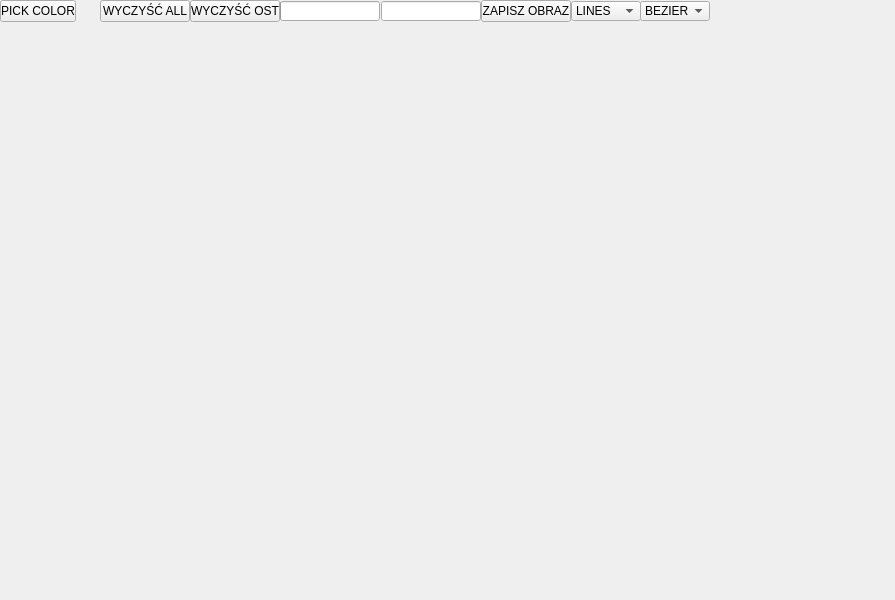
<?xml version="1.0" encoding="UTF-8"?>
<ui version="4.0">
 <class>Screen</class>
 <widget class="QWidget" name="Screen">
  <property name="geometry">
   <rect>
    <x>0</x>
    <y>0</y>
    <width>895</width>
    <height>600</height>
   </rect>
  </property>
  <property name="windowTitle">
   <string notr="true">PaintObjects</string>
  </property>
  <widget class="QPushButton" name="clearAll">
   <property name="geometry">
    <rect>
     <x>100</x>
     <y>0</y>
     <width>90</width>
     <height>22</height>
    </rect>
   </property>
   <property name="text">
    <string>WYCZYŚĆ ALL</string>
   </property>
  </widget>
  <widget class="QPushButton" name="clearLst">
   <property name="geometry">
    <rect>
     <x>190</x>
     <y>0</y>
     <width>90</width>
     <height>22</height>
    </rect>
   </property>
   <property name="text">
    <string>WYCZYŚĆ OST</string>
   </property>
  </widget>
  <widget class="QProgressBar" name="progressBar">
   <property name="geometry">
    <rect>
     <x>280</x>
     <y>1</y>
     <width>100</width>
     <height>20</height>
    </rect>
   </property>
   <property name="autoFillBackground">
    <bool>false</bool>
   </property>
   <property name="value">
    <number>0</number>
   </property>
   <property name="textVisible">
    <bool>false</bool>
   </property>
   <property name="orientation">
    <enum>Qt::Horizontal</enum>
   </property>
   <property name="invertedAppearance">
    <bool>false</bool>
   </property>
   <property name="textDirection">
    <enum>QProgressBar::TopToBottom</enum>
   </property>
  </widget>
  <widget class="QLineEdit" name="lineEdit">
   <property name="geometry">
    <rect>
     <x>381</x>
     <y>1</y>
     <width>100</width>
     <height>20</height>
    </rect>
   </property>
   <property name="cursor">
    <cursorShape>ArrowCursor</cursorShape>
   </property>
   <property name="mouseTracking">
    <bool>false</bool>
   </property>
   <property name="inputMask">
    <string/>
   </property>
   <property name="maxLength">
    <number>100</number>
   </property>
   <property name="placeholderText">
    <string notr="true"/>
   </property>
   <property name="clearButtonEnabled">
    <bool>false</bool>
   </property>
  </widget>
  <widget class="QPushButton" name="saveFile">
   <property name="geometry">
    <rect>
     <x>481</x>
     <y>0</y>
     <width>90</width>
     <height>22</height>
    </rect>
   </property>
   <property name="text">
    <string>ZAPISZ OBRAZ</string>
   </property>
  </widget>
  <widget class="QComboBox" name="comboBox">
   <property name="geometry">
    <rect>
     <x>571</x>
     <y>1</y>
     <width>70</width>
     <height>20</height>
    </rect>
   </property>
   <property name="maxVisibleItems">
    <number>10</number>
   </property>
   <item>
    <property name="text">
     <string>LINES</string>
    </property>
   </item>
   <item>
    <property name="text">
     <string>CIRCLE</string>
    </property>
   </item>
   <item>
    <property name="text">
     <string>ELIPSE</string>
    </property>
   </item>
   <item>
    <property name="text">
     <string>POINTS</string>
    </property>
   </item>
   <item>
    <property name="text">
     <string>PAINT</string>
    </property>
   </item>
  </widget>
  <widget class="QComboBox" name="comboBox_2">
   <property name="geometry">
    <rect>
     <x>640</x>
     <y>1</y>
     <width>70</width>
     <height>20</height>
    </rect>
   </property>
   <property name="maxVisibleItems">
    <number>10</number>
   </property>
   <item>
    <property name="text">
     <string>BEZIER</string>
    </property>
   </item>
   <item>
    <property name="text">
     <string>BSKLEJ</string>
    </property>
   </item>
   <item>
    <property name="text">
     <string>LINEF</string>
    </property>
   </item>
  </widget>
  <widget class="QPushButton" name="pushButton">
   <property name="geometry">
    <rect>
     <x>0</x>
     <y>0</y>
     <width>76</width>
     <height>22</height>
    </rect>
   </property>
   <property name="text">
    <string>PICK COLOR</string>
   </property>
  </widget>
 </widget>
 <resources/>
 <connections/>
</ui>
